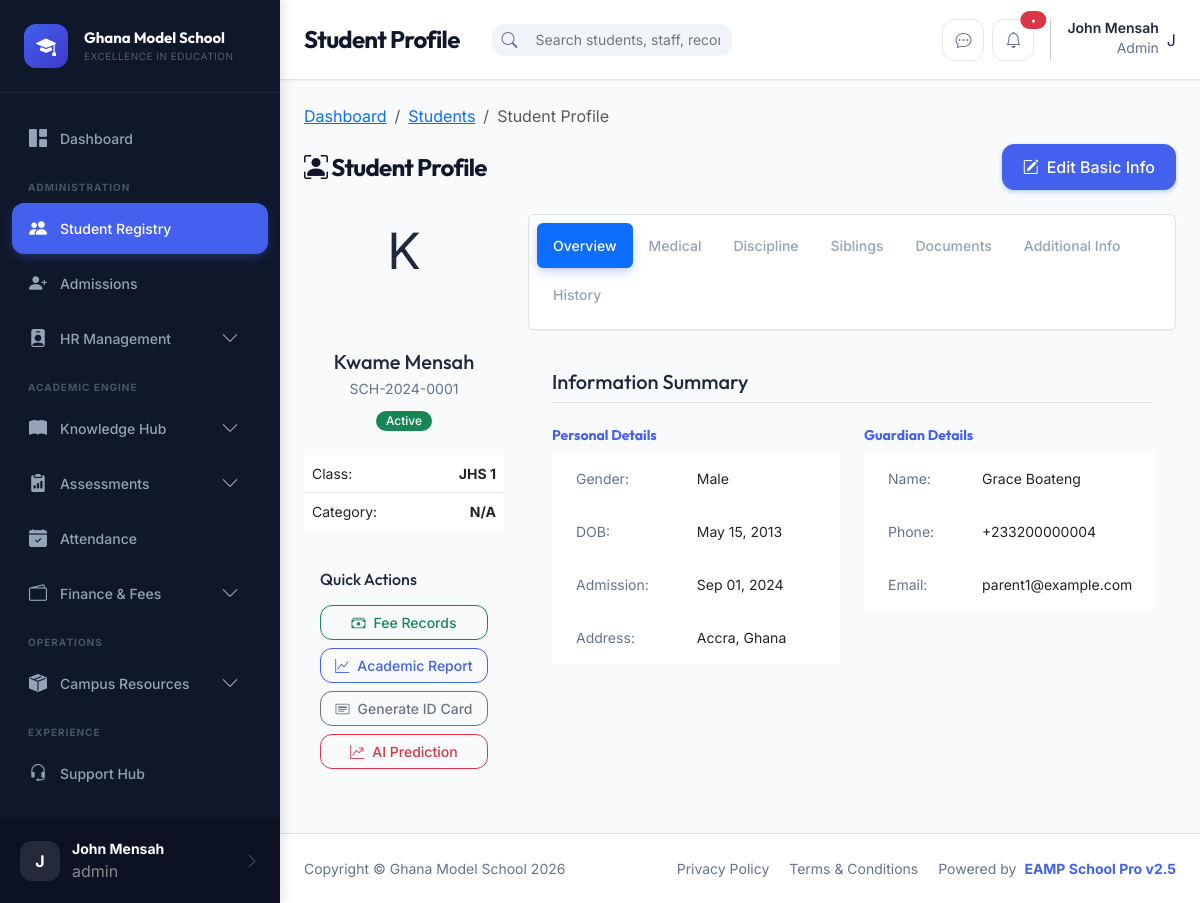
/students/view_profile/1 (signed in), run on the app's committed database.
### tables this page shows
CREATE TABLE students (
    id INT PRIMARY KEY AUTO_INCREMENT,
    user_id INT,
    student_id VARCHAR(20) UNIQUE NOT NULL,
    first_name VARCHAR(50) NOT NULL,
    last_name VARCHAR(50) NOT NULL,
    date_of_birth DATE NOT NULL,
    gender ENUM('male','female','other') NOT NULL,
    guardian_name VARCHAR(100) NOT NULL,
    guardian_phone VARCHAR(20) NOT NULL,
    guardian_email VARCHAR(100),
    address TEXT,
    photo VARCHAR(255),
    section_id INT,
    admission_date DATE NOT NULL,
    status ENUM('active','graduated','transferred','suspended') DEFAULT 'active',
    created_at TIMESTAMP DEFAULT CURRENT_TIMESTAMP,
    FOREIGN KEY (user_id) REFERENCES users(id) ON DELETE SET NULL,
    FOREIGN KEY (section_id) REFERENCES sections(id) ON DELETE SET NULL,
    INDEX idx_student_id (student_id),
    INDEX idx_section (section_id),
    INDEX idx_status (status)
);

CREATE TABLE classes (
    id INT PRIMARY KEY AUTO_INCREMENT,
    name VARCHAR(20) NOT NULL,
    level ENUM('nursery','primary','jhs') NOT NULL,
    capacity INT DEFAULT 40,
    created_at TIMESTAMP DEFAULT CURRENT_TIMESTAMP,
    INDEX idx_level (level)
);

### modules/students/StudentsController.php (called while the page is built, shortened)
<?php
class StudentsController extends Controller {
    public function view_profile($id) {
        $model = $this->model('students');
        $student = $model->getStudentById($id);
        $data = [
            'pageTitle' => 'Student Profile',
            'student' => $student,
            'medical' => $model->getMedicalInfo($id),
            'disciplinary' => $model->getDisciplinaryRecords($id),
            'siblings' => $model->getSiblings($id),
            'documents' => $model->getDocuments($id),
            'customFields' => $model->getCustomFieldsWithValues($id),
            'academicHistory' => $this->model('promotions')->getStudentPromotionHistory($id)
        ];
        $this->view('students/view', $data);
    }
}

### core/Router.php (called while the page is built, shortened)
<?php
class Router {
    public function route($url) {
        $url = $this->parseUrl($url);
        $module = isset($url[0]) ? $url[0] : 'dashboard';
        $action = isset($url[1]) ? $url[1] : 'index';
        $params = array_slice($url, 2);
        $this->loadController($module, $action, $params);
    }
    private function loadController($module, $action, $params = []) {
        $controller = new $controllerClass();
        call_user_func_array([$controller, $action], $params);
    }
    private function parseUrl($url) {
        if (!empty($url)) {
            $url = filter_var($url, FILTER_SANITIZE_URL);
            $url = rtrim($url, '/');
            $url = explode('/', $url);
            return $url;
        }
        return [];
    }
}

### index.php (called while the page is built, shortened)
<?php
require_once CONFIG_PATH . '/database.php';
require_once CORE_PATH . '/Router.php';
require_once CORE_PATH . '/Controller.php';
require_once CORE_PATH . '/Model.php';
require_once CORE_PATH . '/Security.php';
$router = new Router();
$url = isset($_GET['url']) ? $_GET['url'] : '';
$router->route($url);

### config/database.php (called while the page is built, shortened)
<?php
function getDbConnection() {
    static $pdo = null;
    if ($pdo === null) {
        try {
            $dsn = "mysql:host=" . DB_HOST . ";dbname=" . DB_NAME . ";charset=" . DB_CHARSET;
            $options = [
                PDO::ATTR_ERRMODE => PDO::ERRMODE_EXCEPTION,
                PDO::ATTR_DEFAULT_FETCH_MODE => PDO::FETCH_ASSOC,
                PDO::ATTR_EMULATE_PREPARES => false,
            ];
            $pdo = new PDO($dsn, DB_USER, DB_PASS, $options);
        } catch (PDOException $e) {
            error_log("Database Connection Error: " . $e->getMessage());
            die("Database connection failed. Please contact the administrator.");
        }
    }
    return $pdo;
}

### modules/students/StudentsModel.php (called while the page is built, shortened)
<?php
class StudentsModel extends Model {
    public function getStudentById($id) {
        $sql = "SELECT s.*, sec.name as section_name, c.name as class_name, c.id as class_id, c.level, cat.name as category_name
                FROM students s
                LEFT JOIN sections sec ON s.section_id = sec.id
                LEFT JOIN classes c ON sec.class_id = c.id
                LEFT JOIN student_categories cat ON s.category_id = cat.id
                WHERE s.id = :id";
        return $this->selectOne($sql, [':id' => $id]);
    }
}

### core/Model.php (called while the page is built, shortened)
<?php
class Model {
    protected $db;
    public function __construct() {
        $this->db = getDbConnection();
    }
    protected function selectOne($sql, $params = []) {
        try {
            $stmt = $this->db->prepare($sql);
            $stmt->execute($params);
            $result = $stmt->fetch();
            return $result ? $result : null;
        } catch (PDOException $e) {
            error_log("Database SelectOne Error: " . $e->getMessage());
            return null;
        }
    }
}

### core/Security.php (called while the page is built, shortened)
<?php
class Security {
    public static function clean($data) {
        return htmlspecialchars((string)$data, ENT_QUOTES, 'UTF-8');
    }
}

### templates/students/view.php (the view, shortened to what this page needs)
<div class="row mb-4">
    <div class="col-md-12">
        <nav aria-label="breadcrumb">
            <ol class="breadcrumb">
                <li class="breadcrumb-item"><a href="<?php echo BASE_URL; ?>dashboard">Dashboard</a></li>
                <li class="breadcrumb-item"><a href="<?php echo BASE_URL; ?>students">Students</a></li>
                <li class="breadcrumb-item active">Student Profile</li>
            </ol>
        </nav>
        <div class="d-flex justify-content-between align-items-center">
            <h2 class="page-title"><i class="bi bi-person-bounding-box"></i> Student Profile</h2>
            <div>
                <a href="<?php echo BASE_URL; ?>students/edit/<?php echo $student['id']; ?>" class="btn btn-primary">
                    <i class="bi bi-pencil-square"></i> Edit Basic Info
                </a>
            </div>
        </div>
    </div>
</div>
<div class="row">
    <div class="col-md-3 mb-4">
        <div class="table-card text-center mb-4">
            <div class="user-avatar mx-auto mb-3" style="width: 120px; height: 120px; font-size: 50px;">
                <?php if ($student['photo']): ?>
                    <img src="<?php echo BASE_URL; ?>uploads/students/<?php echo $student['photo']; ?>"
                         alt="Student" style="width:100%; height:100%; border-radius:50%; object-fit:cover;">
                <?php else: ?>
                    <?php echo strtoupper(substr($student['first_name'], 0, 1)); ?>
                <?php endif; ?>
            </div>
            <h5 class="mb-1"><?php echo Security::clean($student['first_name'] . ' ' . $student['last_name']); ?></h5>
            <p class="text-muted small mb-2"><?php echo Security::clean($student['student_id']); ?></p>
            <span class="badge bg-<?php echo $student['status'] === 'active' ? 'success' : 'danger'; ?> mb-3">
                <?php echo ucfirst($student['status']); ?>
            </span>
            <div class="list-group list-group-flush text-start small mt-2">
                <div class="list-group-item d-flex justify-content-between p-2">
                    <span>Class:</span> <strong><?php echo Security::clean($student['class_name']); ?></strong>
                </div>
                <div class="list-group-item d-flex justify-content-between p-2">
                    <span>Category:</span> <strong><?php echo Security::clean($student['category_name'] ?: 'N/A'); ?></strong>
                </div>
            </div>
        </div>
        <div class="table-card p-3">
            <h6 class="mb-3">Quick Actions</h6>
            <div class="d-grid gap-2">
                <a href="<?php echo BASE_URL; ?>fees/student/<?php echo $student['id']; ?>" class="btn btn-sm btn-outline-success text-start">
                    <i class="bi bi-cash-stack"></i> Fee Records
                </a>
                <a href="<?php echo BASE_URL; ?>assessments/student/<?php echo $student['id']; ?>" class="btn btn-sm btn-outline-primary text-start">
                    <i class="bi bi-graph-up"></i> Academic Report
                </a>
                <a href="<?php echo BASE_URL; ?>reports/student_card/<?php echo $student['id']; ?>" class="btn btn-sm btn-outline-secondary text-start">
                    <i class="bi bi-card-heading"></i> Generate ID Card
                </a>
                <a href="<?php echo BASE_URL; ?>ai/predict/<?php echo $student['id']; ?>" class="btn btn-sm btn-outline-danger text-start">
                    <i class="bi bi-graph-up-arrow"></i> AI Prediction
                </a>
            </div>
        </div>
    </div>
    <div class="col-md-9">
        <ul class="nav nav-pills mb-3 bg-white p-2 rounded shadow-sm border" id="profileTabs" role="tablist">
            <li class="nav-item">
                <button class="nav-link active" id="overview-tab" data-bs-toggle="pill" data-bs-target="#overview">Overview</button>
            </li>
            <li class="nav-item">
                <button class="nav-link" id="medical-tab" data-bs-toggle="pill" data-bs-target="#medical">Medical</button>
            </li>
            <li class="nav-item">
                <button class="nav-link" id="discipline-tab" data-bs-toggle="pill" data-bs-target="#discipline">Discipline</button>
            </li>
            <li class="nav-item">
                <button class="nav-link" id="siblings-tab" data-bs-toggle="pill" data-bs-target="#siblings">Siblings</button>
            </li>
            <li class="nav-item">
                <button class="nav-link" id="documents-tab" data-bs-toggle="pill" data-bs-target="#documents">Documents</button>
            </li>
            <li class="nav-item">
                <button class="nav-link" id="custom-tab" data-bs-toggle="pill" data-bs-target="#custom">Additional Info</button>
            </li>
            <li class="nav-item">
                <button class="nav-link" id="history-tab" data-bs-toggle="pill" data-bs-target="#history">History</button>
            </li>
        </ul>
        <div class="tab-content border-0 p-0" id="profileTabsContent">
            <div class="tab-pane fade show active" id="overview">
                <div class="table-card p-4">
                    <h5 class="mb-4 border-bottom pb-2">Information Summary</h5>
                    <div class="row g-4">
                        <div class="col-md-6">
                            <h6 class="text-primary small fw-bold">Personal Details</h6>
                            <table class="table table-sm table-borderless mt-2">
                                <tr><td class="text-muted" width="40%">Gender:</td><td><?php echo ucfirst($student['gender']); ?></td></tr>
                                <tr><td class="text-muted">DOB:</td><td><?php echo date('M d, Y', strtotime($student['date_of_birth'])); ?></td></tr>
                                <tr><td class="text-muted">Admission:</td><td><?php echo date('M d, Y', strtotime($student['admission_date'])); ?></td></tr>
                                <tr><td class="text-muted">Address:</td><td><?php echo Security::clean($student['address'] ?: 'N/A'); ?></td></tr>
                            </table>
                        </div>
                        <div class="col-md-6">
                            <h6 class="text-primary small fw-bold">Guardian Details</h6>
                            <table class="table table-sm table-borderless mt-2">
                                <tr><td class="text-muted" width="40%">Name:</td><td><?php echo Security::clean($student['guardian_name']); ?></td></tr>
                                <tr><td class="text-muted">Phone:</td><td><?php echo Security::clean($student['guardian_phone']); ?></td></tr>
                                <tr><td class="text-muted">Email:</td><td><?php echo Security::clean($student['guardian_email'] ?: 'N/A'); ?></td></tr>
                            </table>
                        </div>
                    </div>
                </div>
            </div>
        </div>
    </div>
</div>

### data on the page
students: first_name "K", first_name+last_name "Kwame Mensah", student "SCH-2024-0001", status "Active", classes.name "JHS 1", gender "Male", date_of_birth "May 15, 2013", admission_date "Sep 01, 2024", address "Accra, Ghana", guardian_name "Grace Boateng", guardian_phone "+233200000004", guardian_email "parent1@example.com"

### other printed values
setting('school_name', SCHOOL_NAME) "Ghana Model School"
setting('school_motto', SCHOOL_MOTTO) "EXCELLENCE IN EDUCATION"
substr(Auth::getFullName(), 0, 1) "J"
Auth::getFullName() "John Mensah"
Auth::getRole() "admin"
$pageTitle "Student Profile"
Auth::getRole() "Admin"
Security::clean($student['category_name'] ?: 'N/A') "N/A"
SCHOOL_NAME "Ghana Model School"
